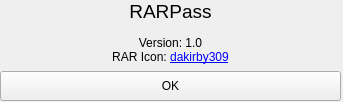
<?xml version="1.0" encoding="UTF-8"?>
<ui version="4.0">
 <class>Form</class>
 <widget class="QWidget" name="Form">
  <property name="geometry">
   <rect>
    <x>0</x>
    <y>0</y>
    <width>343</width>
    <height>102</height>
   </rect>
  </property>
  <property name="sizePolicy">
   <sizepolicy hsizetype="Fixed" vsizetype="Fixed">
    <horstretch>0</horstretch>
    <verstretch>0</verstretch>
   </sizepolicy>
  </property>
  <property name="minimumSize">
   <size>
    <width>343</width>
    <height>102</height>
   </size>
  </property>
  <property name="maximumSize">
   <size>
    <width>343</width>
    <height>102</height>
   </size>
  </property>
  <property name="font">
   <font>
    <family>Arial</family>
   </font>
  </property>
  <property name="windowTitle">
   <string>About</string>
  </property>
  <property name="windowIcon">
   <iconset>
    <normaloff>../resources/icon.ico</normaloff>../resources/icon.ico</iconset>
  </property>
  <widget class="QWidget" name="verticalLayoutWidget">
   <property name="geometry">
    <rect>
     <x>0</x>
     <y>0</y>
     <width>341</width>
     <height>101</height>
    </rect>
   </property>
   <layout class="QVBoxLayout" name="verticalLayout">
    <item>
     <widget class="QLabel" name="label">
      <property name="font">
       <font>
        <family>Arial</family>
        <pointsize>14</pointsize>
       </font>
      </property>
      <property name="text">
       <string>RARPass</string>
      </property>
      <property name="scaledContents">
       <bool>false</bool>
      </property>
      <property name="alignment">
       <set>Qt::AlignHCenter|Qt::AlignTop</set>
      </property>
      <property name="openExternalLinks">
       <bool>true</bool>
      </property>
     </widget>
    </item>
    <item>
     <widget class="QLabel" name="label_2">
      <property name="text">
       <string>&lt;html&gt;
&lt;head&gt;
&lt;head/&gt;
&lt;body&gt;
&lt;p&gt;Version: 1.0
&lt;br/&gt;
RAR Icon: &lt;a href=&quot;https://iconarchive.com/show/simply-styled-icons-by-dakirby309/WinRAR-icon.html&quot;&gt;&lt;span style=&quot; text-decoration: underline; color:#0000ff;&quot;&gt;dakirby309&lt;/span&gt;&lt;/a&gt;&lt;/p&gt;
&lt;/body&gt;
&lt;/html&gt;</string>
      </property>
      <property name="alignment">
       <set>Qt::AlignHCenter|Qt::AlignTop</set>
      </property>
      <property name="openExternalLinks">
       <bool>true</bool>
      </property>
     </widget>
    </item>
    <item>
     <widget class="QPushButton" name="pushButton">
      <property name="sizePolicy">
       <sizepolicy hsizetype="Minimum" vsizetype="Minimum">
        <horstretch>0</horstretch>
        <verstretch>0</verstretch>
       </sizepolicy>
      </property>
      <property name="text">
       <string>OK</string>
      </property>
     </widget>
    </item>
   </layout>
  </widget>
 </widget>
 <resources/>
 <connections/>
</ui>
